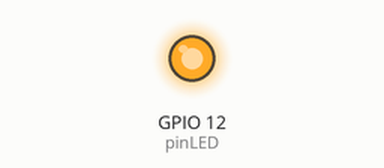
Bench run of a program on a simulated Raspberry Pi (BCM pin numbers). Parts: output pins drawn as LEDs (lit = HIGH). At 5.0 s the program stops and its outputs stay as they are.

Above: at 0.1 s.
At 5.1 s:
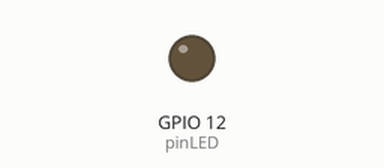
Timing chart, 0 to 6.5 s (numbered marks = the images above):
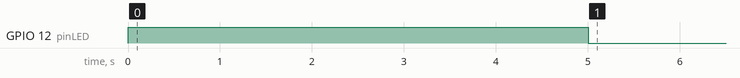

The program:

led_simple.py
```python
import RPi.GPIO as GPIO
import time

pinLED = 12
on_time = 5

GPIO.setmode(GPIO.BCM)
GPIO.setup(pinLED, GPIO.OUT)
GPIO.setwarnings(False)

GPIO.output(pinLED, True)
time.sleep(on_time)
GPIO.output(pinLED, False)
```

Measured:
- by itself, GPIO 12 (pinLED): LOW → HIGH at 0.00 s, → LOW 5.0 s later
